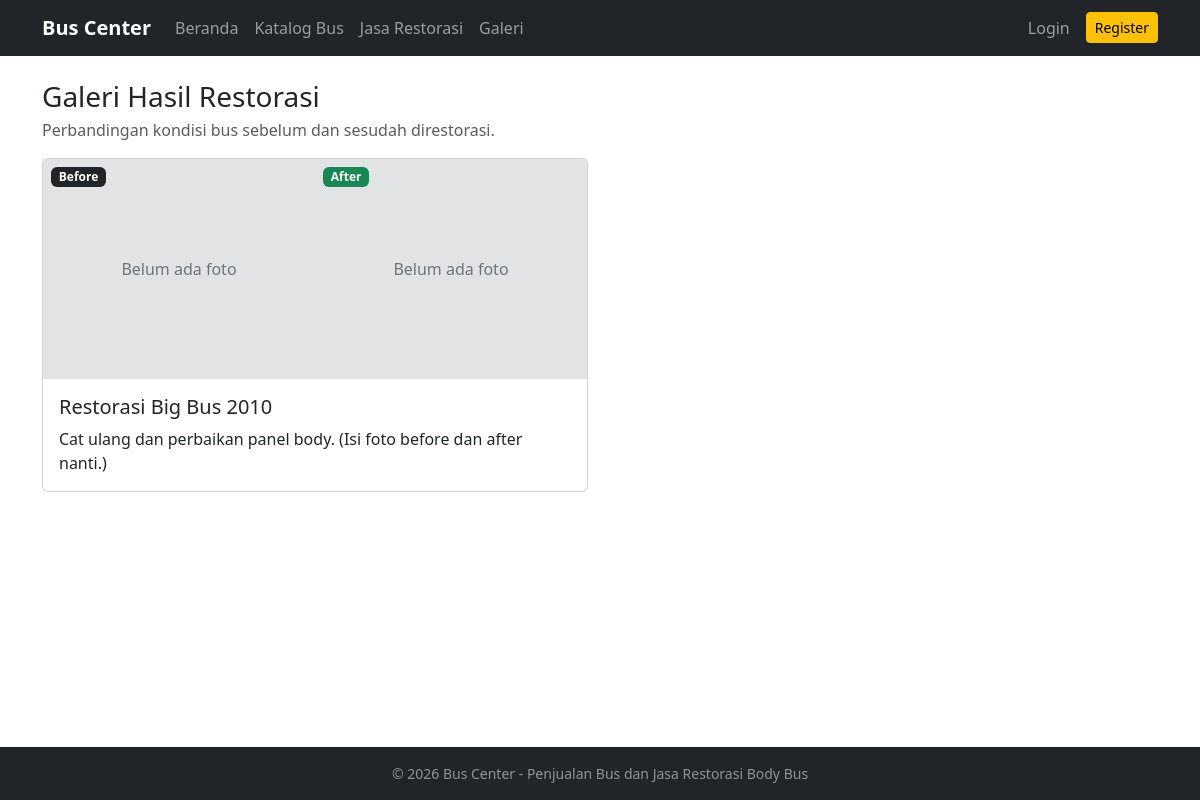
/pages/galeri.php, run on the app's committed database.
### tables this page shows
CREATE TABLE galeri_restorasi (
  id          INT AUTO_INCREMENT PRIMARY KEY,
  judul       VARCHAR(150) NOT NULL,
  foto_before VARCHAR(255) DEFAULT NULL,
  foto_after  VARCHAR(255) DEFAULT NULL,
  deskripsi   TEXT
);

### pages/galeri.php (the view, shortened to what this page needs)
<?php
$galeri = db_all("SELECT * FROM galeri_restorasi ORDER BY id DESC");
require_once __DIR__ . '/../includes/header.php';
?>
<h3 class="mb-1">Galeri Hasil Restorasi</h3>
<p class="text-muted">Perbandingan kondisi bus sebelum dan sesudah direstorasi.</p>
<div class="row g-4">
<?php foreach ($galeri as $g): ?>
    <div class="col-lg-6">
        <div class="card h-100">
            <div class="row g-0">
                <div class="col-6">
                    <div class="position-relative">
                        <?= tampil_gambar('restorasi', $g['foto_before'], 'Before', 220) ?>
                        <span class="badge text-bg-dark position-absolute top-0 start-0 m-2">Before</span>
                    </div>
                </div>
                <div class="col-6">
                    <div class="position-relative">
                        <?= tampil_gambar('restorasi', $g['foto_after'], 'After', 220) ?>
                        <span class="badge text-bg-success position-absolute top-0 start-0 m-2">After</span>
                    </div>
                </div>
            </div>
            <div class="card-body">
                <h5 class="card-title"><?= e($g['judul']) ?></h5>
                <p class="card-text"><?= nl2br(e($g['deskripsi'])) ?></p>
            </div>
        </div>
    </div>
<?php endforeach; ?>
</div>
<?php require_once __DIR__ . '/../includes/footer.php'; ?>

### includes/fungsi.php (shortened to what this page needs)
<?php
function e($teks) {
    return htmlspecialchars((string)($teks ?? ''), ENT_QUOTES, 'UTF-8');
}
function db_stmt($sql, $types, $params) {
    global $koneksi;
    $st = mysqli_prepare($koneksi, $sql);
    mysqli_stmt_execute($st);
    return $st;
}
function db_all($sql, $types = '', $params = []) {
    $st = db_stmt($sql, $types, $params);
    return mysqli_fetch_all(mysqli_stmt_get_result($st), MYSQLI_ASSOC);
}
function img_url($folder, $file) {
    return $file ? BASE_URL . '/uploads/' . $folder . '/' . rawurlencode($file) : null;
}
function tampil_gambar($folder, $file, $alt = '', $tinggi = 200) {
    $u = img_url($folder, $file);
    return '<div class="bg-secondary-subtle text-secondary d-flex align-items-center justify-content-center w-100" style="height:'
         . (int)$tinggi . 'px">Belum ada foto</div>';
}

### data on the page
galeri_restorasi: judul "Restorasi Big Bus 2010", deskripsi "Cat ulang dan perbaikan panel body. (Isi foto before dan after nanti.)"

### other printed values
APP_NAME "Bus Center"
